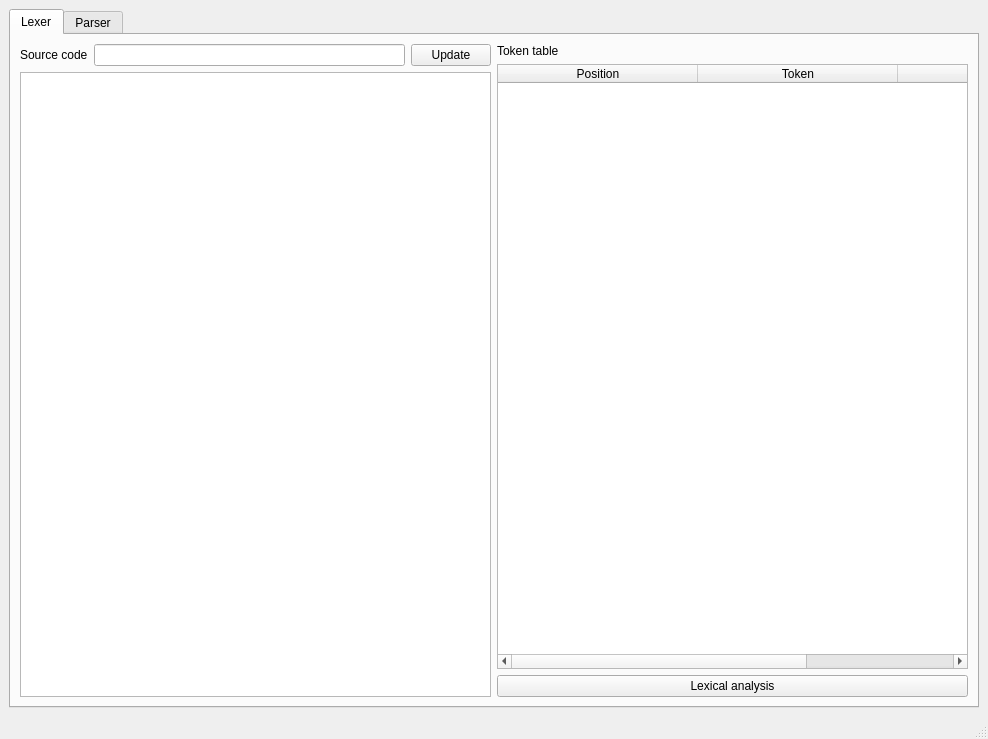
<?xml version="1.0" encoding="UTF-8"?>
<ui version="4.0">
 <class>MainWindow</class>
 <widget class="QMainWindow" name="MainWindow">
  <property name="geometry">
   <rect>
    <x>0</x>
    <y>0</y>
    <width>988</width>
    <height>739</height>
   </rect>
  </property>
  <property name="windowTitle">
   <string>Interpreteter</string>
  </property>
  <widget class="QWidget" name="centralwidget">
   <layout class="QHBoxLayout" name="horizontalLayout">
    <item>
     <widget class="QTabWidget" name="tabWidget">
      <property name="sizePolicy">
       <sizepolicy hsizetype="Preferred" vsizetype="Preferred">
        <horstretch>0</horstretch>
        <verstretch>0</verstretch>
       </sizepolicy>
      </property>
      <property name="currentIndex">
       <number>0</number>
      </property>
      <widget class="QWidget" name="tab">
       <attribute name="title">
        <string>Lexer</string>
       </attribute>
       <layout class="QGridLayout" name="gridLayout">
        <item row="0" column="0">
         <layout class="QHBoxLayout" name="horizontalLayout_2">
          <item>
           <layout class="QVBoxLayout" name="verticalLayout_3">
            <item>
             <layout class="QHBoxLayout" name="horizontalLayout_3">
              <item>
               <widget class="QLabel" name="lexemTable">
                <property name="sizePolicy">
                 <sizepolicy hsizetype="Preferred" vsizetype="Preferred">
                  <horstretch>0</horstretch>
                  <verstretch>0</verstretch>
                 </sizepolicy>
                </property>
                <property name="text">
                 <string>Source code</string>
                </property>
               </widget>
              </item>
              <item>
               <widget class="QLineEdit" name="lineEdit_inputSource">
                <property name="enabled">
                 <bool>true</bool>
                </property>
                <property name="sizePolicy">
                 <sizepolicy hsizetype="Expanding" vsizetype="Fixed">
                  <horstretch>0</horstretch>
                  <verstretch>0</verstretch>
                 </sizepolicy>
                </property>
               </widget>
              </item>
              <item>
               <widget class="QPushButton" name="pushButton_updateFile">
                <property name="text">
                 <string>Update</string>
                </property>
               </widget>
              </item>
             </layout>
            </item>
            <item>
             <widget class="QTextEdit" name="textEdit_sourceCode">
              <property name="autoFillBackground">
               <bool>false</bool>
              </property>
             </widget>
            </item>
           </layout>
          </item>
          <item>
           <layout class="QVBoxLayout" name="verticalLayout_5">
            <item>
             <layout class="QHBoxLayout" name="horizontalLayout_5">
              <item>
               <widget class="QLabel" name="label_2">
                <property name="sizePolicy">
                 <sizepolicy hsizetype="Preferred" vsizetype="Preferred">
                  <horstretch>0</horstretch>
                  <verstretch>0</verstretch>
                 </sizepolicy>
                </property>
                <property name="text">
                 <string>Token table</string>
                </property>
                <property name="margin">
                 <number>4</number>
                </property>
               </widget>
              </item>
             </layout>
            </item>
            <item>
             <widget class="QTableWidget" name="tableWidget_Lexems_Data">
              <attribute name="horizontalHeaderDefaultSectionSize">
               <number>200</number>
              </attribute>
              <column>
               <property name="text">
                <string>Position</string>
               </property>
              </column>
              <column>
               <property name="text">
                <string>Token</string>
               </property>
              </column>
              <column>
               <property name="text">
                <string>Type</string>
               </property>
              </column>
             </widget>
            </item>
            <item>
             <widget class="QPushButton" name="pushButton_analyze">
              <property name="text">
               <string>Lexical analysis</string>
              </property>
             </widget>
            </item>
           </layout>
          </item>
         </layout>
        </item>
       </layout>
      </widget>
      <widget class="QWidget" name="tab_2">
       <attribute name="title">
        <string>Parser</string>
       </attribute>
       <widget class="QLabel" name="label_test">
        <property name="geometry">
         <rect>
          <x>10</x>
          <y>10</y>
          <width>181</width>
          <height>111</height>
         </rect>
        </property>
        <property name="sizePolicy">
         <sizepolicy hsizetype="Expanding" vsizetype="Expanding">
          <horstretch>0</horstretch>
          <verstretch>0</verstretch>
         </sizepolicy>
        </property>
        <property name="text">
         <string>TextLabel</string>
        </property>
       </widget>
      </widget>
     </widget>
    </item>
   </layout>
  </widget>
  <widget class="QMenuBar" name="menubar">
   <property name="geometry">
    <rect>
     <x>0</x>
     <y>0</y>
     <width>988</width>
     <height>22</height>
    </rect>
   </property>
  </widget>
  <widget class="QStatusBar" name="statusbar">
   <property name="enabled">
    <bool>true</bool>
   </property>
  </widget>
 </widget>
 <resources/>
 <connections/>
</ui>
